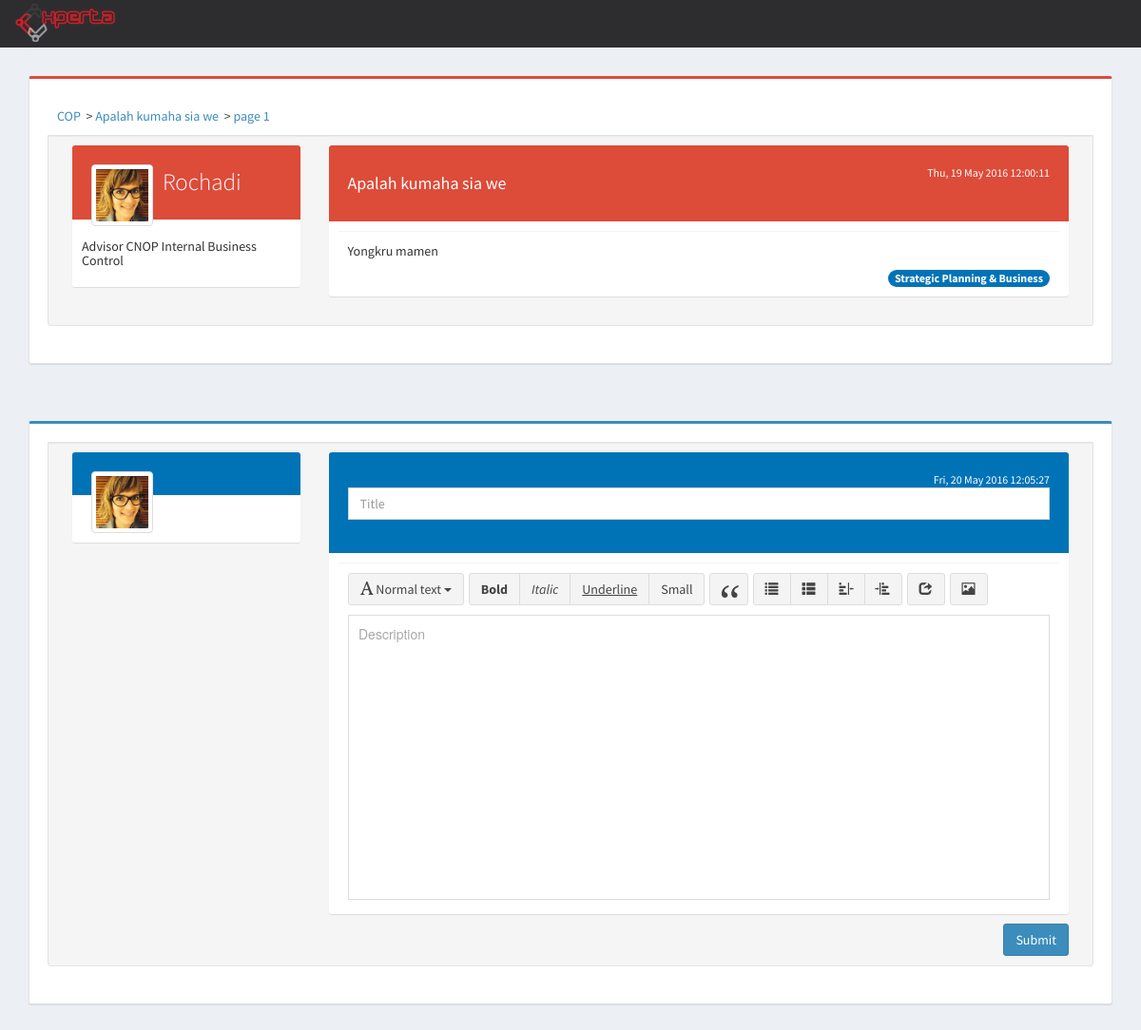
Screenshot of /cop/bp_view/12 with the database file from the repository.
### tables this page shows
CREATE TABLE `cop` (
  `id_cop` int(11) NOT NULL,
  `id_scope` int(11) DEFAULT NULL,
  `id_user` int(11) NOT NULL,
  `title` varchar(200) NOT NULL,
  `content` text NOT NULL,
  `summary` text,
  `type` int(11) NOT NULL,
  `created_at` timestamp NOT NULL DEFAULT CURRENT_TIMESTAMP,
  `updated_at` timestamp NOT NULL DEFAULT CURRENT_TIMESTAMP ON UPDATE CURRENT_TIMESTAMP,
  `status` int(11) NOT NULL DEFAULT '1'
);

CREATE TABLE `profile` (
  `id_profile` int(11) NOT NULL,
  `NIK` varchar(50) NOT NULL,
  `id_user` int(11) NOT NULL,
  `fullname` varchar(255) NOT NULL,
  `birthdate` date DEFAULT NULL,
  `gender` enum('M','F') DEFAULT NULL,
  `id_expert` int(11) DEFAULT NULL,
  `point` int(11) NOT NULL DEFAULT '0',
  `pic` varchar(500) DEFAULT 'default.jpeg',
  `updated_at` timestamp NOT NULL DEFAULT CURRENT_TIMESTAMP ON UPDATE CURRENT_TIMESTAMP,
  `login` int(11) NOT NULL DEFAULT '0'
);

CREATE TABLE `expert` (
  `id_expert` int(11) NOT NULL,
  `id_directorate` int(11) NOT NULL,
  `expert_name` varchar(100) NOT NULL
);

CREATE TABLE `scope` (
  `id_scope` int(11) NOT NULL,
  `scope_name` varchar(50) NOT NULL
);

### application/controllers/Cop.php (called while the page is built, shortened)
<?php
class Cop extends CI_Controller
{
	function __construct(){
		$this->load->model('Cop_model');
	}
	public function bp_view($id_cop, $page = 1){
		$page--;
		$data['thread'] = $this->Cop_model->bp_get_thread($id_cop);
		$data['title'] = "Best Practice - ".$data['thread'][0]->title;
		$comment = $this->Cop_model->get_comment($id_cop, $page);
		$data['comment'] = $comment['data'];
		$data['id_cop'] = $id_cop;
		$data['penugasan'] = $this->Cop_model->bp_penugasan($id_cop);
		$data['page'] = '';
		$data['tree'][0] = array('title' => 'COP' , 'url' => site_url('cop') );
		$data['tree'][1] = array('title' => $data['thread'][0]->title , 'url' => site_url('cop/bp_view/'.$id_cop) );
		$data['tree'][2] = array('title' => 'page '.($page+1) , 'url' => site_url('cop/bp_view/'.$id_cop.'/'.($page+1) ));
		$this->load->view('bp_view',$data);
	}
}

### index.php (called while the page is built, shortened)
<?php
require_once BASEPATH.'core/CodeIgniter.php';

### application/models/Cop_model.php (called while the page is built, shortened)
<?php
	class Cop_model extends CI_Model
	{
		function bp_get_thread($id){
			return $this->db->query("SELECT scope_name, scope.id_scope, title, cop.status, cop.summary, id_cop, content, user.id_user, cop.created_at, cop.updated_at, fullname, expert_name
				FROM cop, user, profile, expert, scope
				WHERE cop.id_user = user.id_user
					AND cop.id_scope = scope.id_scope
					AND id_cop = '$id'
					AND user.id_user = profile.id_user
					AND profile.id_expert = expert.id_expert
				")->result();
		}
	}

### application/views/bp_view.php (the view, shortened to what this page needs)
<?php include 'header.php'; ?>
	<link rel="stylesheet" type="text/css" href="<?= base_url('assets/css/bootstrap3-wysihtml5.min.css') ?>">
	<div class="container">
	<div class="row">
	<div class="col-md-12 isi">
	<div class="col-md-12 box box-danger well">
		<div class="box-header">
		<?php $i=0; foreach ($tree as $tangkal): ?>
			<?php if ($i): ?>
				<?php echo '> ' ?>
			<?php endif ?>
			<a href="<?php echo $tangkal['url'] ?>"><?php echo $tangkal['title'] ?></a>&nbsp;
		<?php $i++; endforeach ?>
		</div>
		<div class="box-body well">
			<div class="col-md-3">
				<div class="box box-widget widget-user-2">
                <div class="widget-user-header bg-red">
                  <div class="widget-user-image">
                    <img class="img-thumbnail" width="20" height="20" src="http://localhost/adminlte/dist/img/user7-128x128.jpg" alt="user image">
                  </div>
                  <h4 class="widget-user-username">
                  	<a class="clearlink" href="<?php echo site_url('account/user/'.$thread[0]->id_user)  ?>">
                  		<?php echo $thread[0]->fullname; ?>
                  	</a>
                  </h4>
                </div>
                <div class="box-footer">
                  <h5><?= $thread[0]->expert_name; ?></h5>
                </div>
              </div>
			</div>
			<div class="col-md-9">
				<div class="box box-widget widget-user-2">
					<div class="widget-user-header bg-red">
							<small class="pull-right">
								<?php echo date('D, d M Y H:i:s',strtotime($thread[0]->created_at)) ?>
							</small>
							<h4><?= $thread[0]->title; ?></h4>
					</div>
					<div class="box-footer content-forum">
						<?= $thread[0]->content; ?>
						<span class="pull-right badge bg-blue"><?php echo $thread[0]->scope_name ?></span>
					</div>
				</div>
			</div>
		</div>
	</div>
<?php if ($thread[0]->status): ?>
<div class="col-md-12 box box-primary well isi">
		<div class="box-body well">
			<div class="col-md-3">
				<div class="box box-widget widget-user-2">
                <div class="widget-user-header bg-blue">
                  <div class="widget-user-image">
                    <img class="img-thumbnail" width="20" height="20" src="http://localhost/adminlte/dist/img/user7-128x128.jpg" alt="user image">
                  </div>
                </div>
                <div class="box-footer">
                </div>
              </div>
			</div>
			<div class="col-md-9">
			<form action="<?php echo site_url('cop/bp_post_comment/'.$id_cop) ?>" method="post">
				<div class="box box-widget widget-user-2">
					<div class="widget-user-header bg-blue">
							<small class="pull-right"><?php echo date('D, d M Y h:m:s') ?></small>
							<div class="form-group">
		                      <input type="text" class="form-control" name="title" placeholder="Title">
		                    </div>
					</div>
					<div class="box-footer content-forum">
					</div>
						<button class="pull-right btn btn-primary" type="submit">Submit</button>
					</form>
				</div>
			</div>
		</div>
<?php endif ?>
	</div>

### assets/css/main.css (style rules this page uses)
body { padding-top: 40px; padding-bottom: 40px; background-color: #ecf0f5; }
.full { -webkit-background-size: cover; -moz-background-size: cover; background-size: cover; -o-background-size: cover; }
.isi { margin-top: 40px; }
.clearlink { color: #fff; }
.content-forum { margin: 10px; text-align: justify; }

### rows the page displays
cop: profile.fullname "Rochadi", expert.expert_name "Advisor CNOP Internal Business Control", created_at "Thu, 19 May 2016 12:00:11", title "Apalah kumaha sia we", content "Yongkru mamen", id_scope.scope_name "Strategic Planning & Business"

### other values shown
$tangkal['title'] "COP"
$tangkal['title'] "Apalah kumaha sia we"
$tangkal['title'] "page 1"
